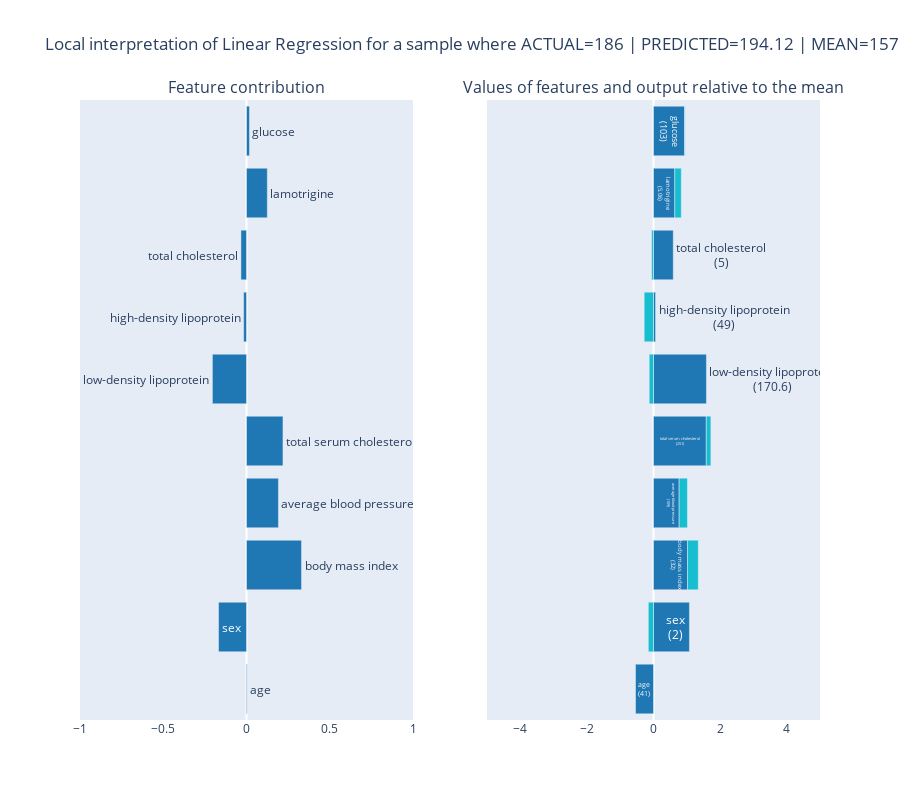

Source (notebook cell):
### Code cell
_d, true, pred, mean = get_lr_local_interpretation(true_positive, lr_pred[true_positive][0], lr.coef_[-1])
fig = plot_local_interpretation(_d, f'Local interpretation of Linear Regression for a sample where ACTUAL={true} | PREDICTED={pred:.2f} | MEAN={mean:.2f}')
fig.show()

### Figure 1 — Plotly figure (JSON) as saved in the notebook; plotly's stock layout.template omitted (floating-point values rounded to 4 significant figures)
{"data": [{"marker": {"color": "#1f77b4"}, "orientation": "h", "showlegend": false, "text": ["age", "sex", "body mass index", "average blood pressure", "total serum cholesterol", "low-density lipoprotein", "high-density lipoprotein", "total cholesterol", "lamotrigine", "glucose"], "type": "bar", "x": [0.003841, -0.1678, 0.3305, 0.1916, 0.219, -0.2048, -0.01729, -0.03339, 0.125, 0.01785], "xaxis": "x", "y": ["age", "sex", "body mass index", "average blood pressure", "total serum cholesterol", "low-density lipoprotein", "high-density lipoprotein", "total cholesterol", "lamotrigine", "glucose"], "yaxis": "y"}, {"marker": {"color": ["#1f77b4", "#1f77b4", "#1f77b4", "#1f77b4", "#1f77b4", "#1f77b4", "#1f77b4", "#1f77b4", "#1f77b4", "#1f77b4", "#bcbd22", "#2ca02c"]}, "orientation": "h", "showlegend": false, "text": ["age<br>(41)", "sex<br>(2)", "body mass index<br>(32)", "average blood pressure<br>(109)", "total serum cholesterol<br>(251)", "low-density lipoprotein<br>(170.6)", "high-density lipoprotein<br>(49)", "total cholesterol<br>(5)", "lamotrigine<br>(5.06)", "glucose<br>(103)"], "textposition": "auto", "type": "bar", "x": [-0.5484, 1.078, 1.021, 0.7703, 1.585, 1.589, 0.06185, 0.5932, 0.6395, 0.9301], "xaxis": "x2", "y": ["age", "sex", "body mass index", "average blood pressure", "total serum cholesterol", "low-density lipoprotein", "high-density lipoprotein", "total cholesterol", "lamotrigine", "glucose"], "yaxis": "y2"}, {"marker": {"color": "#17becf"}, "orientation": "h", "showlegend": false, "type": "bar", "x": [-0.007005, -0.1557, 0.3238, 0.2488, 0.1382, -0.1289, -0.2796, -0.05628, 0.1954, 0.01919], "xaxis": "x2", "y": ["age", "sex", "body mass index", "average blood pressure", "total serum cholesterol", "low-density lipoprotein", "high-density lipoprotein", "total cholesterol", "lamotrigine", "glucose"], "yaxis": "y2"}], "layout": {"annotations": [{"font": {"size": 16}, "showarrow": false, "text": "Feature contribution", "x": 0.225, "xanchor": "center", "xref": "paper", "y": 1, "yanchor": "bottom", "yref": "paper"}, {"font": {"size": 16}, "showarrow": false, "text": "Values of features and output relative to the mean", "x": 0.775, "xanchor": "center", "xref": "paper", "y": 1, "yanchor": "bottom", "yref": "paper"}], "barmode": "relative", "height": 800, "title": {"text": "Local interpretation of Linear Regression for a sample where ACTUAL=186 | PREDICTED=194.12 | MEAN=157.55"}, "xaxis": {"anchor": "y", "domain": [0, 0.45], "range": [-1, 1], "showgrid": false}, "xaxis2": {"anchor": "y2", "domain": [0.55, 1], "range": [-5, 5], "showgrid": false}, "yaxis": {"anchor": "x", "domain": [0, 1], "showticklabels": false, "visible": false}, "yaxis2": {"anchor": "x2", "domain": [0, 1], "matches": "y", "showticklabels": false, "visible": false}}}
